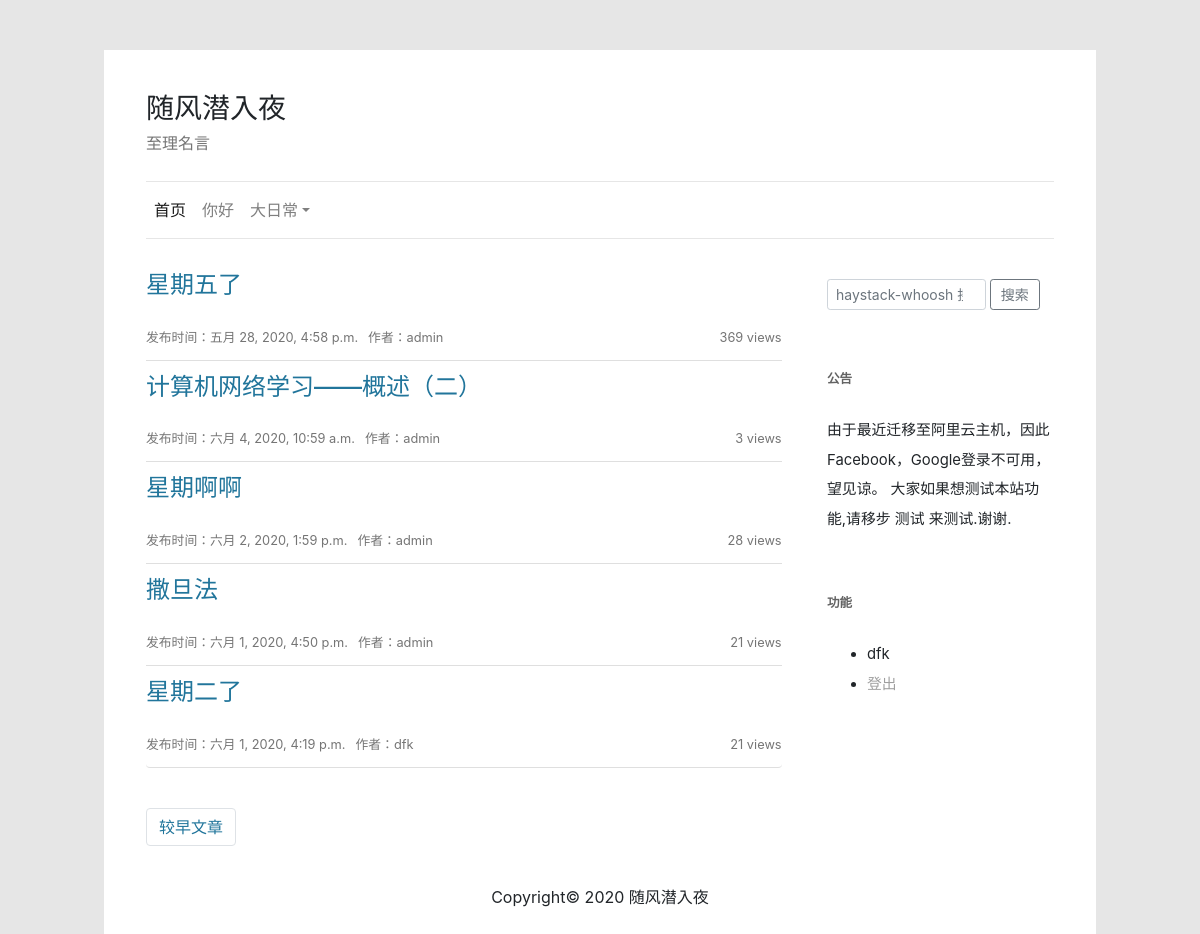
Screenshot of / (signed in) with the database file from the repository.
### blog/models.py (models this page shows, shortened)
class BaseModel(models.Model):
    id = models.AutoField(primary_key=True)
    created_time = models.DateTimeField('创建时间', auto_now_add=True)
    last_mod_time = models.DateTimeField('修改时间', auto_now=True)
    class Meta:
        abstract = True

class Category(BaseModel):
    name = models.CharField('分类名', max_length=30, unique=True)
    parent_category = models.ForeignKey(
        'self',
        verbose_name="父级分类",
        blank=True,
        null=True,
        on_delete=models.CASCADE)
    slug = models.SlugField(default='no-slug', max_length=60, blank=True)
    class Meta:
        ordering = ['name']
        verbose_name = "分类"
        verbose_name_plural = verbose_name
    def get_absolute_url(self):
        return reverse('blog:categorybyslug', kwargs={
            'category_name': self.slug
        })
    def get_sub_categorys(self):
        categorys = []
        all_categorys = Category.objects.all()
        def parse(category):
            if category not in categorys:
                categorys.append(category)
            childs = all_categorys.filter(parent_category=category)
            for child in childs:
                if category not in categorys:
                    categorys.append(child)
                parse(child)
        parse(self)
        return categorys

class Article(BaseModel):
    STATUS_CHOICES = (
        ('d', '草稿'),
        ('p', '发表'),
    )
    COMMENT_STATUS = (
        ('o', '打开'),
        ('c', '关闭'),
    )
    TYPE = (
        ('a', '文章'),
        ('p', '页面'),
    )
    title = models.CharField('标题', max_length=200, unique=True)
    body = MDTextField('正文')
    pub_time = models.DateTimeField(
        '发布时间', blank=False, null=False, auto_now_add=True)
    status = models.CharField(
        '文章状态',
        max_length=1,
        choices=STATUS_CHOICES,
        default='p')
    comment_status = models.CharField(
        '评论状态',
        max_length=1,
        choices=COMMENT_STATUS,
        default='o')
    type = models.CharField('类型', max_length=1, choices=TYPE, default='a')
    views = models.PositiveIntegerField('浏览量', default=0)
    author = models.ForeignKey(
        settings.AUTH_USER_MODEL,
        verbose_name='作者',
        blank=False,
        null=False,
        on_delete=models.CASCADE)
    article_order = models.IntegerField(
        '排序,数字越大越靠前', blank=False, null=False, default=0)
    category = models.ForeignKey(
        'Category',
        verbose_name='分类',
        on_delete=models.CASCADE,
        blank=False,
        null=False)
    tags = models.ManyToManyField('Tag', verbose_name='标签集合', blank=True)
    class Meta:
        ordering = ['-article_order', '-pub_time']
        verbose_name = "文章"
        verbose_name_plural = verbose_name
        get_latest_by = 'id'
    def get_absolute_url(self):
        return reverse('blog:detailbyid', kwargs={
            'article_id': self.id,
            'year': self.created_time.year,
            'month': self.created_time.month,
            'day': self.created_time.day
        })

### users/models.py (models this page shows, shortened)
class UserProfile(AbstractUser):
    nickname = models.CharField('昵称', max_length=100, blank=True)
    created_time = models.DateTimeField('创建时间', auto_now_add=True)
    last_mod_time = models.DateTimeField('修改时间', auto_now=True)
    source = models.CharField("创建来源", max_length=100, blank=True)
    class Meta:
        ordering = ['-id']
        verbose_name = "用户"
        verbose_name_plural = verbose_name
        get_latest_by = 'id'

### blog/views.py (the view)
# urls.py: path(r'', ArticleIndexView.as_view(), name="index"),
class ArticleIndexView(ArticleListView):
    queryset = Article.objects.filter(status='p')
    template_name = "index.html"
    context_object_name = "article_list"
    paginate_by = 5
    page_kwarg = 'page'
    page_type = ""
    tag_name = ""

### blog/templatetags/blog_tags.py (called while the page is built)
@register.simple_tag
def query_category(parent_category):
    nav_category = Category.objects.filter(parent_category=parent_category).all()
    return nav_category

### templates/index.html
{% extends 'blog_base.html' %}
{% block content %}
    {% include "index_article_list.html" %}
{% endblock %}

### templates/header.html (shortened to what this page needs)
{% load blog_tags %}
{% query_category parent_category=None as nav_category %}
<div class="blog-head">
    <p class="h3">随风潜入夜</p>
    <p class="h6 ">至理名言</p>
</div>
<nav class="navbar navbar-expand-lg navbar-light ">
    <div class="collapse navbar-collapse" id="navbarTogglerDemo01">
        <ul class="navbar-nav mr-auto mt-2 mt-lg-0">
            <li class="nav-item">
                <a class="nav-link active" href="/">首页</a>
            </li>
            {% for category in nav_category %}
                {% if category.get_sub_categorys|length > 1 %}
                    <li class="nav-item dropdown">
                        <a class="nav-link dropdown-toggle" data-toggle="dropdown" href="#" role="button"
                           aria-haspopup="true" aria-expanded="false">{{ category.name }}</a>
                    </li>
                {% else %}
                    <li class="nav-item">
                        <a class="nav-link" href="{{ category.get_absolute_url }}">{{ category.name }}</a>
                    </li>
                {% endif %}
            {% endfor %}
        </ul>
    </div>
</nav>

### templates/index_article_list.html (shortened to what this page needs)
<ul class="list-group">
    {% for article in article_list %}
        <li class="list-group-item">
            <div class="blog-post-title">
                <p class="h4"><a href="{{ article.get_absolute_url }}">{{ article.title }}</a></p>
            </div>
            <div class="blog-post-views clearfix">
                <div class="float-left">
                    <small>发布时间：{{ article.pub_time }}</small>
                </div>
                <div class="float-left">
                    <small>作者：{{ article.author.username }}</small>
                </div>
                <div class="float-right">
                    <small>{{ article.views }} views</small>
                </div>
            </div>
        </li>
    {% endfor %}
</ul>
<nav aria-label="Page navigation " class="blog-page">
    <ul class="pagination d-flex justify-content-between">
        {% if page_obj.has_next %}
            <li class="page-item"><a class="page-link" href="?page={{ page_obj.next_page_number }}">较早文章</a></li>
        {% endif %}
    </ul>
</nav>

### templates/sidebar.html (shortened to what this page needs)
<div class="blog-aside">
    <aside>
        <form class="form-inline " action="{% url "haystack_search" %}" method="get">
            <input class="form-control mr-1 form-control-sm " name="q" id="q" type="search" aria-label="Search"
                   style="width: 70%" placeholder="haystack-whoosh 搜索">
            <button class="btn btn btn-outline-secondary btn-sm " type="submit" style="width: 22%">搜索</button>
        </form>
    </aside>
    <aside>
        <h6>公告</h6>
        <div class="blog-aside-content">
            <p>由于最近迁移至阿里云主机，因此Facebook，Google登录不可用，望见谅。 大家如果想测试本站功能,请移步 测试 来测试.谢谢.</p>
        </div>
    </aside>
    <aside>
        <h6>功能</h6>
        <div class="blog-aside-content">
            <ul class="blog-tools">
                {% if request.user.is_authenticated %}
                    <li>{{ request.user.username }}</li>
                    <li><a href="{% url "users:logout" %}">登出</a></li>
                {% else %}
                    <li><a href="{% url "users:login" %}">登录</a></li>
                    <li><a href="{% url "users:register" %}">注册</a></li>
                {% endif %}
            </ul>
        </div>
    </aside>
</div>

### static/css/local.css (style rules this page uses)
html { overflow-x: hidden; overflow-y: auto; }
body { width: 100vw; overflow: hidden; padding-left: calc((100vw - 100%) / 2); padding-right: calc((100vw - 100%) / 2); background-color: #fff; }
a { outline: none; }
nav.navbar { border-top: 1px solid rgb(230, 230, 230); border-bottom: 1px solid rgb(230, 230, 230); padding: 0.5rem 0rem; }
li.nav-item > a.nav-link { color: #5e5e5e; }
li.list-group-item { border: none; border-bottom: 1px solid rgba(0, 0, 0, 0.125); padding: 0.75rem 0rem; }
div.blog-post-title { margin-bottom: 1.5rem; }
div.blog-post-title > p > a { color: #21759b; }
@media (min-width: 992px) { body { background-color: rgb(230, 230, 230); } }
@media (min-width: 1200px) { body { background-color: rgb(230, 230, 230); } }
.blog-post-views { color: #757575; }
.blog-post-views > div.float-left { padding-right: 10px; }
.blog-page { margin-top: 2.5rem; }
.blog-page > ul > li > a { color: #21759b; }
.blog-head { padding-bottom: 1.25rem; }
.blog-head > p.h6 { color: #757575; }
.blog-aside { padding-top: 1.25rem; }
aside { margin-bottom: 3.428571429rem; }
aside > h6 { margin-bottom: 1.5rem; font-size: 0.785714286rem; line-height: 2.181818182; font-weight: bold; text-transform: uppercase; color: #636363; }
.blog-aside-content { font-size: 0.928571429rem; line-height: 1.846153846rem; }
ul.blog-tools > li > a { color: #9f9f9f; }

### rows the page displays
Category: name "你好"
Category: name "大日常"
Article: title "星期五了", pub_time "五月 28, 2020, 4:58 p.m.", author.username "admin", views "369"
Article: title "计算机网络学习——概述（二）", pub_time "六月 4, 2020, 10:59 a.m.", author.username "admin", views "3"
Article: title "星期啊啊", pub_time "六月 2, 2020, 1:59 p.m.", author.username "admin", views "28"
Article: title "撒旦法", pub_time "六月 1, 2020, 4:50 p.m.", author.username "admin", views "21"
Article: title "星期二了", pub_time "六月 1, 2020, 4:19 p.m.", author.username "dfk", views "21"
UserProfile: user.username "dfk"
